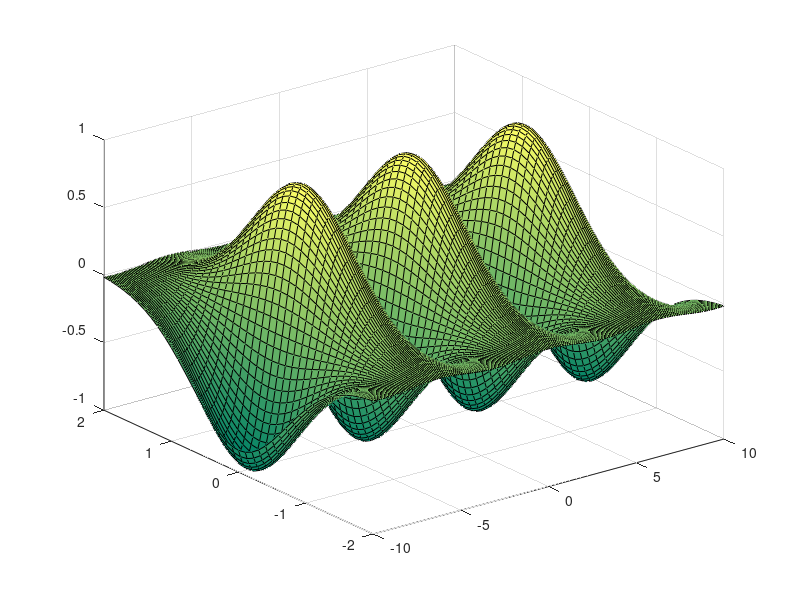

Reproduce this figure in MATLAB.

% y = cos(x)exp(-y^2)
% x -10,10
% y -2,2

clc;
clear all;
delete(findall(0,'Type','figure'));

z = @(x,y) cos(x).*exp(-(y.^2));
x = -10:0.1:10;
y = -2:0.1:2;

[X Y] = meshgrid(x,y);
Z = z(X,Y);

hPlots = surf(X,Y,Z);

colormap(summer);




